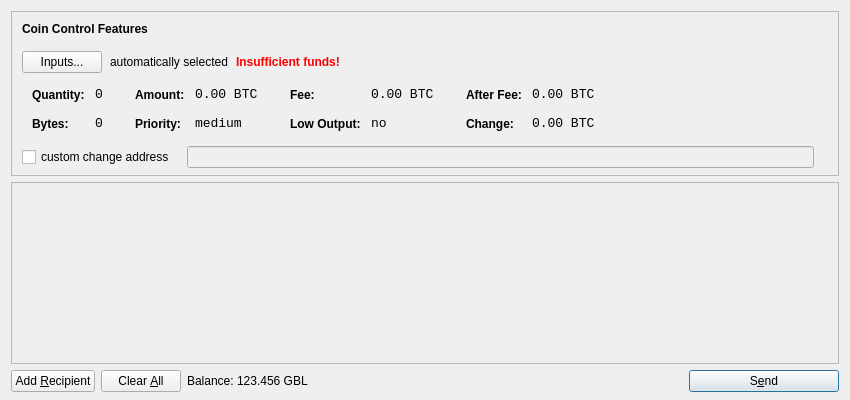
<?xml version="1.0" encoding="UTF-8"?>
<ui version="4.0">
 <class>SendCoinsDialog</class>
 <widget class="QDialog" name="SendCoinsDialog">
  <property name="geometry">
   <rect>
    <x>0</x>
    <y>0</y>
    <width>850</width>
    <height>400</height>
   </rect>
  </property>
  <property name="windowTitle">
   <string>Send Coins</string>
  </property>
  <layout class="QVBoxLayout" name="verticalLayout" stretch="0,1,0">
   <property name="bottomMargin">
    <number>8</number>
   </property>
   <item>
    <widget class="QFrame" name="frameCoinControl">
     <property name="sizePolicy">
      <sizepolicy hsizetype="Expanding" vsizetype="Expanding">
       <horstretch>0</horstretch>
       <verstretch>0</verstretch>
      </sizepolicy>
     </property>
     <property name="maximumSize">
      <size>
       <width>16777215</width>
       <height>16777215</height>
      </size>
     </property>
     <property name="frameShape">
      <enum>QFrame::StyledPanel</enum>
     </property>
     <property name="frameShadow">
      <enum>QFrame::Sunken</enum>
     </property>
     <layout class="QVBoxLayout" name="verticalLayoutCoinControl2">
      <property name="spacing">
       <number>-1</number>
      </property>
      <property name="leftMargin">
       <number>0</number>
      </property>
      <property name="topMargin">
       <number>0</number>
      </property>
      <property name="rightMargin">
       <number>0</number>
      </property>
      <property name="bottomMargin">
       <number>6</number>
      </property>
      <item>
       <layout class="QVBoxLayout" name="verticalLayoutCoinControl" stretch="0,0,0,0,1">
        <property name="spacing">
         <number>0</number>
        </property>
        <property name="leftMargin">
         <number>10</number>
        </property>
        <property name="topMargin">
         <number>10</number>
        </property>
        <item>
         <layout class="QHBoxLayout" name="horizontalLayoutCoinControl1">
          <property name="bottomMargin">
           <number>15</number>
          </property>
          <item>
           <widget class="QLabel" name="labelCoinControlFeatures">
            <property name="sizePolicy">
             <sizepolicy hsizetype="Preferred" vsizetype="Maximum">
              <horstretch>0</horstretch>
              <verstretch>0</verstretch>
             </sizepolicy>
            </property>
            <property name="font">
             <font>
              <weight>75</weight>
              <bold>true</bold>
             </font>
            </property>
            <property name="styleSheet">
             <string notr="true">font-weight:bold;</string>
            </property>
            <property name="text">
             <string>Coin Control Features</string>
            </property>
           </widget>
          </item>
         </layout>
        </item>
        <item>
         <layout class="QHBoxLayout" name="horizontalLayoutCoinControl2" stretch="0,0,0,0">
          <property name="spacing">
           <number>8</number>
          </property>
          <property name="bottomMargin">
           <number>10</number>
          </property>
          <item>
           <widget class="QPushButton" name="pushButtonCoinControl">
            <property name="styleSheet">
             <string notr="true"/>
            </property>
            <property name="text">
             <string>Inputs...</string>
            </property>
           </widget>
          </item>
          <item>
           <widget class="QLabel" name="labelCoinControlAutomaticallySelected">
            <property name="text">
             <string>automatically selected</string>
            </property>
            <property name="margin">
             <number>5</number>
            </property>
           </widget>
          </item>
          <item>
           <widget class="QLabel" name="labelCoinControlInsuffFunds">
            <property name="font">
             <font>
              <weight>75</weight>
              <bold>true</bold>
             </font>
            </property>
            <property name="styleSheet">
             <string notr="true">color:red;font-weight:bold;</string>
            </property>
            <property name="text">
             <string>Insufficient funds!</string>
            </property>
            <property name="margin">
             <number>5</number>
            </property>
           </widget>
          </item>
          <item>
           <spacer name="horizontalSpacerCoinControl">
            <property name="orientation">
             <enum>Qt::Horizontal</enum>
            </property>
            <property name="sizeHint" stdset="0">
             <size>
              <width>40</width>
              <height>1</height>
             </size>
            </property>
           </spacer>
          </item>
         </layout>
        </item>
        <item>
         <widget class="QWidget" name="widgetCoinControl" native="true">
          <property name="sizePolicy">
           <sizepolicy hsizetype="Preferred" vsizetype="Preferred">
            <horstretch>0</horstretch>
            <verstretch>0</verstretch>
           </sizepolicy>
          </property>
          <property name="minimumSize">
           <size>
            <width>0</width>
            <height>0</height>
           </size>
          </property>
          <property name="styleSheet">
           <string notr="true"/>
          </property>
          <layout class="QHBoxLayout" name="horizontalLayoutCoinControl5">
           <property name="margin">
            <number>0</number>
           </property>
           <item>
            <layout class="QHBoxLayout" name="horizontalLayoutCoinControl3" stretch="0,0,0,1">
             <property name="spacing">
              <number>20</number>
             </property>
             <property name="topMargin">
              <number>0</number>
             </property>
             <property name="bottomMargin">
              <number>10</number>
             </property>
             <item>
              <layout class="QFormLayout" name="formLayoutCoinControl1">
               <property name="horizontalSpacing">
                <number>10</number>
               </property>
               <property name="verticalSpacing">
                <number>14</number>
               </property>
               <property name="leftMargin">
                <number>10</number>
               </property>
               <property name="topMargin">
                <number>4</number>
               </property>
               <property name="rightMargin">
                <number>6</number>
               </property>
               <item row="0" column="0">
                <widget class="QLabel" name="labelCoinControlQuantityText">
                 <property name="styleSheet">
                  <string notr="true">font-weight:bold;</string>
                 </property>
                 <property name="text">
                  <string>Quantity:</string>
                 </property>
                 <property name="margin">
                  <number>0</number>
                 </property>
                </widget>
               </item>
               <item row="0" column="1">
                <widget class="QLabel" name="labelCoinControlQuantity">
                 <property name="font">
                  <font>
                   <family>Monospace</family>
                   <pointsize>10</pointsize>
                  </font>
                 </property>
                 <property name="cursor">
                  <cursorShape>IBeamCursor</cursorShape>
                 </property>
                 <property name="contextMenuPolicy">
                  <enum>Qt::ActionsContextMenu</enum>
                 </property>
                 <property name="text">
                  <string notr="true">0</string>
                 </property>
                 <property name="margin">
                  <number>0</number>
                 </property>
                 <property name="textInteractionFlags">
                  <set>Qt::LinksAccessibleByMouse|Qt::TextSelectableByKeyboard|Qt::TextSelectableByMouse</set>
                 </property>
                </widget>
               </item>
               <item row="1" column="0">
                <widget class="QLabel" name="labelCoinControlBytesText">
                 <property name="styleSheet">
                  <string notr="true">font-weight:bold;</string>
                 </property>
                 <property name="text">
                  <string>Bytes:</string>
                 </property>
                </widget>
               </item>
               <item row="1" column="1">
                <widget class="QLabel" name="labelCoinControlBytes">
                 <property name="font">
                  <font>
                   <family>Monospace</family>
                   <pointsize>10</pointsize>
                  </font>
                 </property>
                 <property name="cursor">
                  <cursorShape>IBeamCursor</cursorShape>
                 </property>
                 <property name="contextMenuPolicy">
                  <enum>Qt::ActionsContextMenu</enum>
                 </property>
                 <property name="text">
                  <string notr="true">0</string>
                 </property>
                 <property name="textInteractionFlags">
                  <set>Qt::LinksAccessibleByMouse|Qt::TextSelectableByKeyboard|Qt::TextSelectableByMouse</set>
                 </property>
                </widget>
               </item>
              </layout>
             </item>
             <item>
              <layout class="QFormLayout" name="formLayoutCoinControl2">
               <property name="horizontalSpacing">
                <number>10</number>
               </property>
               <property name="verticalSpacing">
                <number>14</number>
               </property>
               <property name="leftMargin">
                <number>6</number>
               </property>
               <property name="topMargin">
                <number>4</number>
               </property>
               <property name="rightMargin">
                <number>6</number>
               </property>
               <item row="0" column="0">
                <widget class="QLabel" name="labelCoinControlAmountText">
                 <property name="styleSheet">
                  <string notr="true">font-weight:bold;</string>
                 </property>
                 <property name="text">
                  <string>Amount:</string>
                 </property>
                 <property name="margin">
                  <number>0</number>
                 </property>
                </widget>
               </item>
               <item row="0" column="1">
                <widget class="QLabel" name="labelCoinControlAmount">
                 <property name="font">
                  <font>
                   <family>Monospace</family>
                   <pointsize>10</pointsize>
                  </font>
                 </property>
                 <property name="cursor">
                  <cursorShape>IBeamCursor</cursorShape>
                 </property>
                 <property name="contextMenuPolicy">
                  <enum>Qt::ActionsContextMenu</enum>
                 </property>
                 <property name="text">
                  <string notr="true">0.00 BTC</string>
                 </property>
                 <property name="textInteractionFlags">
                  <set>Qt::LinksAccessibleByMouse|Qt::TextSelectableByKeyboard|Qt::TextSelectableByMouse</set>
                 </property>
                </widget>
               </item>
               <item row="1" column="0">
                <widget class="QLabel" name="labelCoinControlPriorityText">
                 <property name="styleSheet">
                  <string notr="true">font-weight:bold;</string>
                 </property>
                 <property name="text">
                  <string>Priority:</string>
                 </property>
                </widget>
               </item>
               <item row="1" column="1">
                <widget class="QLabel" name="labelCoinControlPriority">
                 <property name="font">
                  <font>
                   <family>Monospace</family>
                   <pointsize>10</pointsize>
                  </font>
                 </property>
                 <property name="cursor">
                  <cursorShape>IBeamCursor</cursorShape>
                 </property>
                 <property name="contextMenuPolicy">
                  <enum>Qt::ActionsContextMenu</enum>
                 </property>
                 <property name="text">
                  <string>medium</string>
                 </property>
                 <property name="textInteractionFlags">
                  <set>Qt::LinksAccessibleByMouse|Qt::TextSelectableByKeyboard|Qt::TextSelectableByMouse</set>
                 </property>
                </widget>
               </item>
              </layout>
             </item>
             <item>
              <layout class="QFormLayout" name="formLayoutCoinControl3">
               <property name="horizontalSpacing">
                <number>10</number>
               </property>
               <property name="verticalSpacing">
                <number>14</number>
               </property>
               <property name="leftMargin">
                <number>6</number>
               </property>
               <property name="topMargin">
                <number>4</number>
               </property>
               <property name="rightMargin">
                <number>6</number>
               </property>
               <item row="0" column="0">
                <widget class="QLabel" name="labelCoinControlFeeText">
                 <property name="styleSheet">
                  <string notr="true">font-weight:bold;</string>
                 </property>
                 <property name="text">
                  <string>Fee:</string>
                 </property>
                 <property name="margin">
                  <number>0</number>
                 </property>
                </widget>
               </item>
               <item row="0" column="1">
                <widget class="QLabel" name="labelCoinControlFee">
                 <property name="font">
                  <font>
                   <family>Monospace</family>
                   <pointsize>10</pointsize>
                  </font>
                 </property>
                 <property name="cursor">
                  <cursorShape>IBeamCursor</cursorShape>
                 </property>
                 <property name="contextMenuPolicy">
                  <enum>Qt::ActionsContextMenu</enum>
                 </property>
                 <property name="text">
                  <string notr="true">0.00 BTC</string>
                 </property>
                 <property name="textInteractionFlags">
                  <set>Qt::LinksAccessibleByMouse|Qt::TextSelectableByKeyboard|Qt::TextSelectableByMouse</set>
                 </property>
                </widget>
               </item>
               <item row="1" column="0">
                <widget class="QLabel" name="labelCoinControlLowOutputText">
                 <property name="styleSheet">
                  <string notr="true">font-weight:bold;</string>
                 </property>
                 <property name="text">
                  <string>Low Output:</string>
                 </property>
                </widget>
               </item>
               <item row="1" column="1">
                <widget class="QLabel" name="labelCoinControlLowOutput">
                 <property name="font">
                  <font>
                   <family>Monospace</family>
                   <pointsize>10</pointsize>
                  </font>
                 </property>
                 <property name="cursor">
                  <cursorShape>IBeamCursor</cursorShape>
                 </property>
                 <property name="contextMenuPolicy">
                  <enum>Qt::ActionsContextMenu</enum>
                 </property>
                 <property name="text">
                  <string>no</string>
                 </property>
                 <property name="textInteractionFlags">
                  <set>Qt::LinksAccessibleByMouse|Qt::TextSelectableByKeyboard|Qt::TextSelectableByMouse</set>
                 </property>
                </widget>
               </item>
              </layout>
             </item>
             <item>
              <layout class="QFormLayout" name="formLayoutCoinControl4">
               <property name="horizontalSpacing">
                <number>10</number>
               </property>
               <property name="verticalSpacing">
                <number>14</number>
               </property>
               <property name="leftMargin">
                <number>6</number>
               </property>
               <property name="topMargin">
                <number>4</number>
               </property>
               <property name="rightMargin">
                <number>6</number>
               </property>
               <item row="0" column="0">
                <widget class="QLabel" name="labelCoinControlAfterFeeText">
                 <property name="styleSheet">
                  <string notr="true">font-weight:bold;</string>
                 </property>
                 <property name="text">
                  <string>After Fee:</string>
                 </property>
                 <property name="margin">
                  <number>0</number>
                 </property>
                </widget>
               </item>
               <item row="0" column="1">
                <widget class="QLabel" name="labelCoinControlAfterFee">
                 <property name="font">
                  <font>
                   <family>Monospace</family>
                   <pointsize>10</pointsize>
                  </font>
                 </property>
                 <property name="cursor">
                  <cursorShape>IBeamCursor</cursorShape>
                 </property>
                 <property name="contextMenuPolicy">
                  <enum>Qt::ActionsContextMenu</enum>
                 </property>
                 <property name="text">
                  <string notr="true">0.00 BTC</string>
                 </property>
                 <property name="textInteractionFlags">
                  <set>Qt::LinksAccessibleByMouse|Qt::TextSelectableByKeyboard|Qt::TextSelectableByMouse</set>
                 </property>
                </widget>
               </item>
               <item row="1" column="0">
                <widget class="QLabel" name="labelCoinControlChangeText">
                 <property name="styleSheet">
                  <string notr="true">font-weight:bold;</string>
                 </property>
                 <property name="text">
                  <string>Change:</string>
                 </property>
                </widget>
               </item>
               <item row="1" column="1">
                <widget class="QLabel" name="labelCoinControlChange">
                 <property name="font">
                  <font>
                   <family>Monospace</family>
                   <pointsize>10</pointsize>
                  </font>
                 </property>
                 <property name="cursor">
                  <cursorShape>IBeamCursor</cursorShape>
                 </property>
                 <property name="contextMenuPolicy">
                  <enum>Qt::ActionsContextMenu</enum>
                 </property>
                 <property name="text">
                  <string notr="true">0.00 BTC</string>
                 </property>
                 <property name="textInteractionFlags">
                  <set>Qt::LinksAccessibleByMouse|Qt::TextSelectableByKeyboard|Qt::TextSelectableByMouse</set>
                 </property>
                </widget>
               </item>
              </layout>
             </item>
            </layout>
           </item>
          </layout>
         </widget>
        </item>
        <item>
         <layout class="QHBoxLayout" name="horizontalLayoutCoinControl4" stretch="0,0,0">
          <property name="spacing">
           <number>12</number>
          </property>
          <property name="sizeConstraint">
           <enum>QLayout::SetDefaultConstraint</enum>
          </property>
          <property name="topMargin">
           <number>5</number>
          </property>
          <property name="rightMargin">
           <number>5</number>
          </property>
          <item>
           <widget class="QCheckBox" name="checkBoxCoinControlChange">
            <property name="text">
             <string>custom change address</string>
            </property>
           </widget>
          </item>
          <item>
           <widget class="QLineEdit" name="lineEditCoinControlChange">
            <property name="enabled">
             <bool>false</bool>
            </property>
            <property name="sizePolicy">
             <sizepolicy hsizetype="Expanding" vsizetype="Fixed">
              <horstretch>0</horstretch>
              <verstretch>0</verstretch>
             </sizepolicy>
            </property>
           </widget>
          </item>
          <item>
           <widget class="QLabel" name="labelCoinControlChangeLabel">
            <property name="sizePolicy">
             <sizepolicy hsizetype="Preferred" vsizetype="Expanding">
              <horstretch>0</horstretch>
              <verstretch>0</verstretch>
             </sizepolicy>
            </property>
            <property name="minimumSize">
             <size>
              <width>0</width>
              <height>0</height>
             </size>
            </property>
            <property name="text">
             <string/>
            </property>
            <property name="margin">
             <number>3</number>
            </property>
           </widget>
          </item>
         </layout>
        </item>
        <item>
         <spacer name="verticalSpacerCoinControl">
          <property name="orientation">
           <enum>Qt::Vertical</enum>
          </property>
          <property name="sizeHint" stdset="0">
           <size>
            <width>800</width>
            <height>1</height>
           </size>
          </property>
         </spacer>
        </item>
       </layout>
      </item>
     </layout>
    </widget>
   </item>
   <item>
    <widget class="QScrollArea" name="scrollArea">
     <property name="widgetResizable">
      <bool>true</bool>
     </property>
     <widget class="QWidget" name="scrollAreaWidgetContents">
      <property name="geometry">
       <rect>
        <x>0</x>
        <y>0</y>
        <width>830</width>
        <height>165</height>
       </rect>
      </property>
      <layout class="QVBoxLayout" name="verticalLayout_2">
       <property name="margin">
        <number>0</number>
       </property>
       <item>
        <layout class="QVBoxLayout" name="entries">
         <property name="spacing">
          <number>6</number>
         </property>
        </layout>
       </item>
       <item>
        <spacer name="verticalSpacer">
         <property name="orientation">
          <enum>Qt::Vertical</enum>
         </property>
         <property name="sizeHint" stdset="0">
          <size>
           <width>20</width>
           <height>40</height>
          </size>
         </property>
        </spacer>
       </item>
      </layout>
     </widget>
    </widget>
   </item>
   <item>
    <layout class="QHBoxLayout" name="horizontalLayout">
     <item>
      <widget class="QPushButton" name="addButton">
       <property name="toolTip">
        <string>Send to multiple recipients at once</string>
       </property>
       <property name="text">
        <string>Add &amp;Recipient</string>
       </property>
       <property name="icon">
        <iconset resource="../bitcoin.qrc">
         <normaloff>:/icons/add</normaloff>:/icons/add</iconset>
       </property>
       <property name="autoDefault">
        <bool>false</bool>
       </property>
      </widget>
     </item>
     <item>
      <widget class="QPushButton" name="clearButton">
       <property name="sizePolicy">
        <sizepolicy hsizetype="Minimum" vsizetype="Fixed">
         <horstretch>0</horstretch>
         <verstretch>0</verstretch>
        </sizepolicy>
       </property>
       <property name="toolTip">
        <string>Remove all transaction fields</string>
       </property>
       <property name="text">
        <string>Clear &amp;All</string>
       </property>
       <property name="icon">
        <iconset resource="../bitcoin.qrc">
         <normaloff>:/icons/remove</normaloff>:/icons/remove</iconset>
       </property>
       <property name="autoRepeatDelay">
        <number>300</number>
       </property>
       <property name="autoDefault">
        <bool>false</bool>
       </property>
      </widget>
     </item>
     <item>
      <layout class="QHBoxLayout" name="horizontalLayout_2">
       <property name="spacing">
        <number>3</number>
       </property>
       <item>
        <widget class="QLabel" name="label">
         <property name="text">
          <string>Balance:</string>
         </property>
        </widget>
       </item>
       <item>
        <widget class="QLabel" name="labelBalance">
         <property name="cursor">
          <cursorShape>IBeamCursor</cursorShape>
         </property>
         <property name="text">
          <string>123.456 GBL</string>
         </property>
         <property name="textInteractionFlags">
          <set>Qt::LinksAccessibleByMouse|Qt::TextSelectableByKeyboard|Qt::TextSelectableByMouse</set>
         </property>
        </widget>
       </item>
      </layout>
     </item>
     <item>
      <spacer name="horizontalSpacer">
       <property name="orientation">
        <enum>Qt::Horizontal</enum>
       </property>
       <property name="sizeHint" stdset="0">
        <size>
         <width>40</width>
         <height>20</height>
        </size>
       </property>
      </spacer>
     </item>
     <item>
      <widget class="QPushButton" name="sendButton">
       <property name="minimumSize">
        <size>
         <width>150</width>
         <height>0</height>
        </size>
       </property>
       <property name="toolTip">
        <string>Confirm the send action</string>
       </property>
       <property name="text">
        <string>S&amp;end</string>
       </property>
       <property name="icon">
        <iconset resource="../bitcoin.qrc">
         <normaloff>:/icons/send</normaloff>:/icons/send</iconset>
       </property>
       <property name="default">
        <bool>true</bool>
       </property>
      </widget>
     </item>
    </layout>
   </item>
  </layout>
 </widget>
 <resources>
  <include location="../bitcoin.qrc"/>
 </resources>
 <connections/>
</ui>
